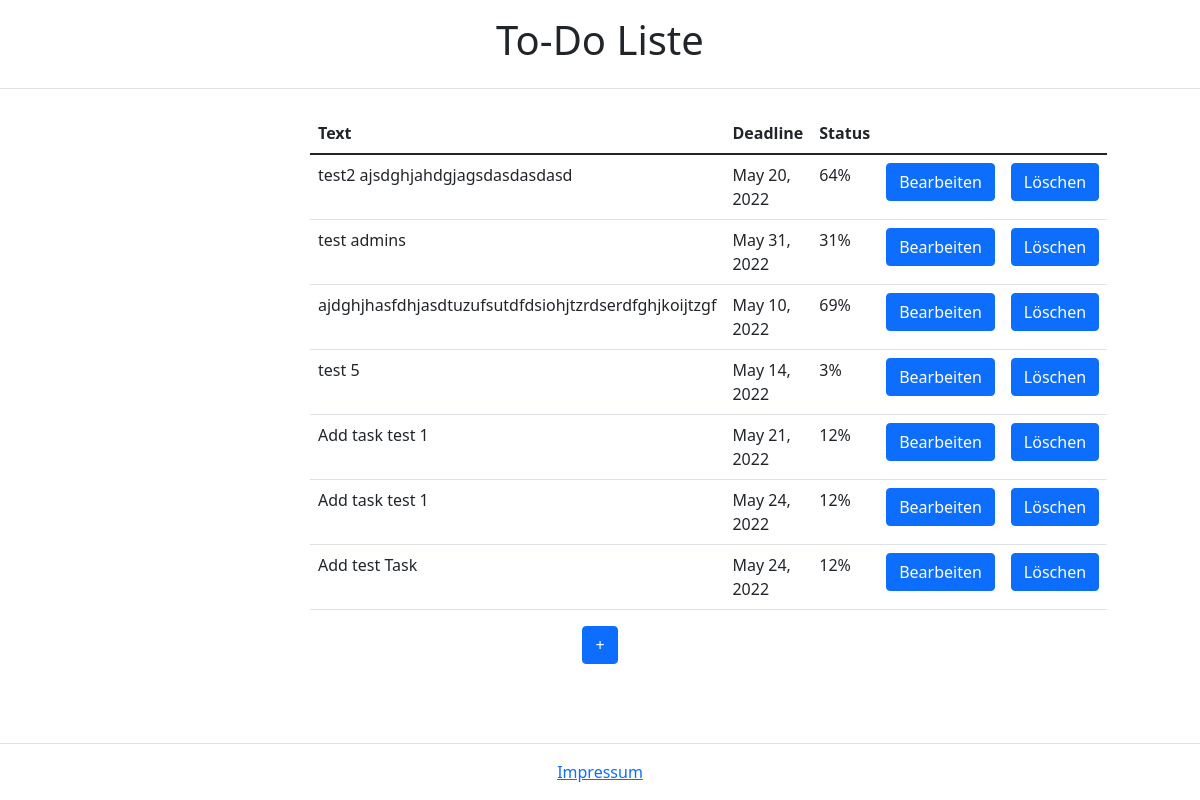
The page / on the database its author committed.
### tasks/models.py (models this page shows, shortened)
class Task(models.Model):
    task_text = models.CharField(max_length=160)
    deadline = models.DateField("Date")
    progress = models.IntegerField(default=0)

### tasks/views.py (the view)
# urls.py: path('', views.index, name='index'),
def index(request):
    if request.method == 'POST':
        Task.objects.get(id=request.POST.get('deleteId')).delete()
        list_of_tasks= Task.objects.all()
        context = {'list_of_tasks':list_of_tasks}
    if request.method == 'GET':
        list_of_tasks= Task.objects.all()
        context = {'list_of_tasks':list_of_tasks}
    return render(request, 'index.html', context)

### tasks/templates/index.html (shortened to what this page needs)
<!DOCTYPE html>
<html>
<head>
  <link href="https://cdn.jsdelivr.net/npm/bootstrap@5.1.3/dist/css/bootstrap.min.css" rel="stylesheet"
>
</head>
<body>
  <div class="text-center border-bottom p-3">
    <a href="{% url 'index' %}" class="text-decoration-none text text-dark">
      <h1>To-Do Liste</h1>
    </a>
  </div>
  <div class="row justify-content-center px-2 pt-4">
    <div class="col-12 col-md-6 col-sm-8">
      <table class="table">
        <thead>
          <tr>
            <th scope="col">Text</th>
            <th scope="col">Deadline</th>
            <th scope="col">Status</th>
            <th scope="col"></th>
            <th scope="col"></th>
          </tr>
        </thead>
        <tbody>
            {% if list_of_tasks %}
            {% for task in list_of_tasks %}
          <tr>
            <td>{{task.task_text}}</td>
            <td>{{task.deadline}}</td>
            <td>{{task.progress}}%</td>
            <td><a class="btn btn-primary" href="{% url 'edit' id=task.id  %}" role="button">Bearbeiten</a></td>
            <td>
              <form action="{% url 'index' %}" method="post">
                <button type="submit" class="btn btn-primary" name="deleteId" value={{task.id}}>Löschen</button>
              </form>
              </td>
          </tr>
            {% endfor %}
            {% endif %}
        </tbody>
      </table>
    </div>
  </div>
  <div>
    <div class=" text-center mx-auto pb-5 mb-5">
      <a class="btn btn-primary" href="{% url 'add'%}" role="button">+</a>
    </div>
    <div class="text-center border-top p-3 fixed-bottom bg-white">
      <a href="{% url 'imprint'%}">Impressum</a>
    </div>
  </div>
</body>
</html>

### rows shown on the page
Task: task_text "test2 ajsdghjahdgjagsdasdasdasd", deadline "May 20, 2022", progress "64", {{ task.id }} 2 (drawn)
Task: task_text "test admins", deadline "May 31, 2022", progress "31", {{ task.id }} 3 (drawn)
Task: task_text "ajdghjhasfdhjasdtuzufsutdfdsiohjtzrdserdfghjkoijtzgf", deadline "May 10, 2022", progress "69", {{ task.id }} 4 (drawn)
Task: task_text "test 5", deadline "May 14, 2022", progress "3", {{ task.id }} 5 (drawn)
Task: task_text "Add task test 1", deadline "May 21, 2022", progress "12", {{ task.id }} 6 (drawn)
Task: task_text "Add task test 1", deadline "May 24, 2022", progress "12", {{ task.id }} 7 (drawn)
Task: task_text "Add test Task", deadline "May 24, 2022", progress "12", {{ task.id }} 8 (drawn)
